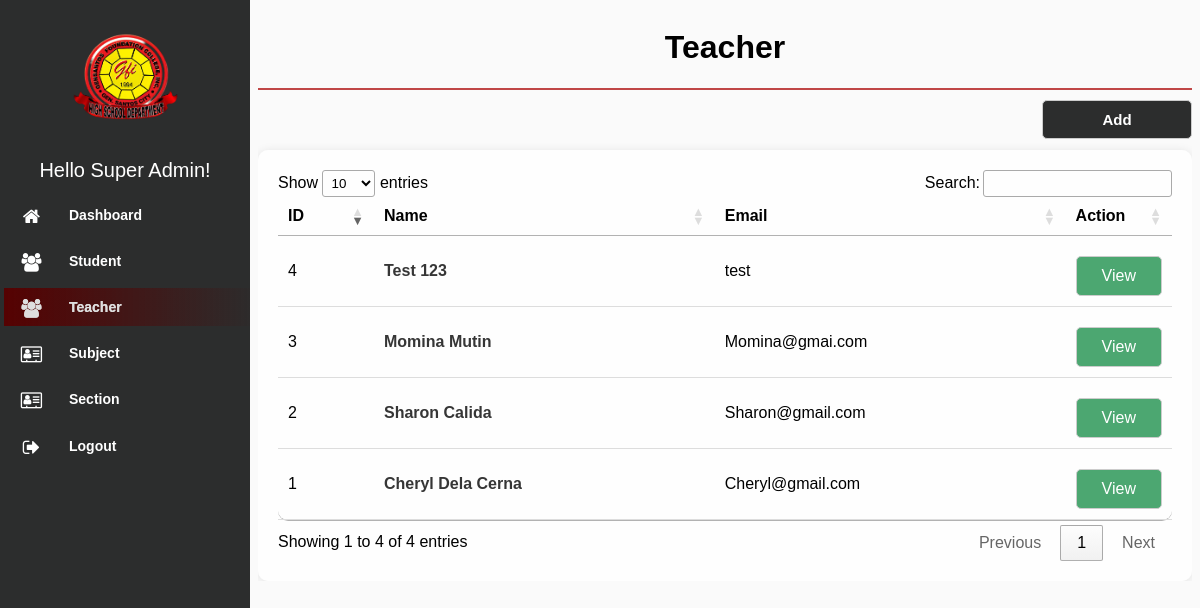
The app's page /modules/Teacher/index.php (signed in), older data.
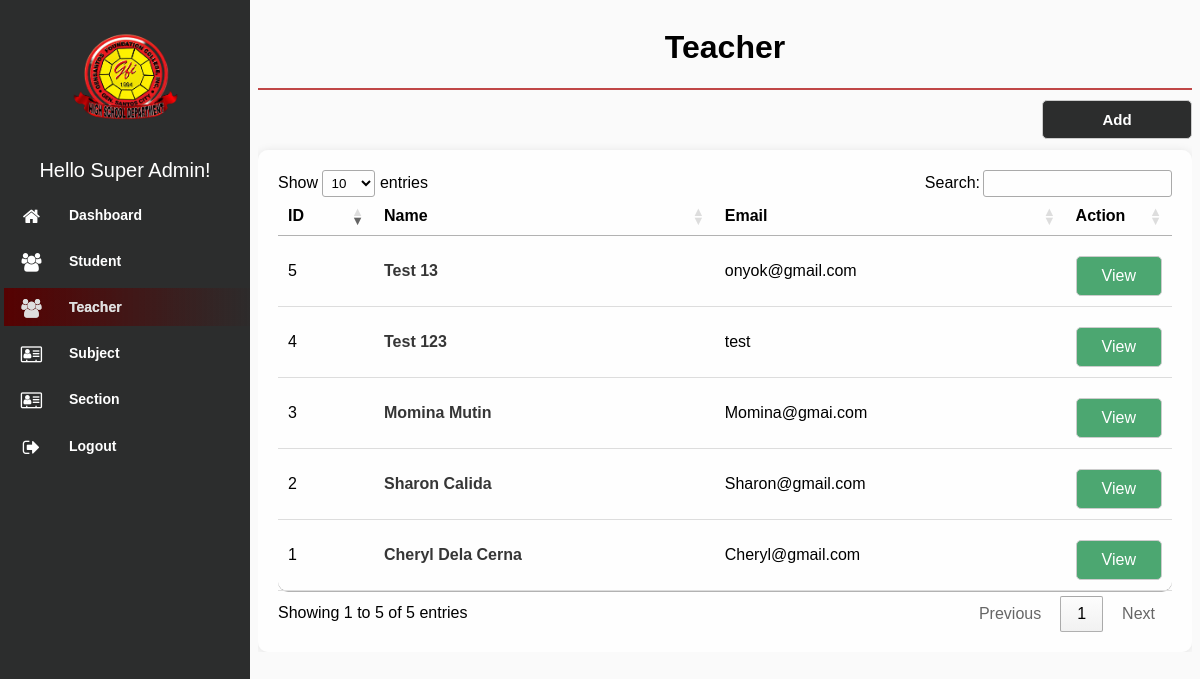
The same page, newer data.
### tables this page shows
CREATE TABLE `teacher` (
  `id` int(100) NOT NULL,
  `first_name` varchar(255) NOT NULL,
  `middle_name` varchar(255) NOT NULL,
  `last_name` varchar(255) NOT NULL,
  `suffix` varchar(255) NOT NULL,
  `extension_name` varchar(100) NOT NULL,
  `email` varchar(255) NOT NULL,
  `gender` varchar(100) NOT NULL,
  `contact_number` varchar(100) NOT NULL,
  `username` varchar(100) NOT NULL,
  `password` varchar(100) NOT NULL,
  `date_created` datetime NOT NULL DEFAULT current_timestamp(),
  `del_status` varchar(255) NOT NULL
);

### modules/Teacher/index.php (the view, shortened to what this page needs)
<!DOCTYPE html>
<html lang="en">
<head>
    <link rel="stylesheet" type="text/css" href="../../assets/css/font-awesome-4.7.0/css/menu.css">
    <link rel="stylesheet" type="text/css" href="../../assets/css/font-awesome-4.7.0/css/style.css">
    <link rel="stylesheet" type="text/css" href="../../assets/css/font-awesome-4.7.0/css/font-awesome.min.css"
        rel="stylesheet">
    <link rel="stylesheet" href="../../assets/css/jquery.dataTables.min.css">
</head>
<body>
    <?php
$page = 'Teacher';
include "../../navbar.php";
include "../../db_conn.php";
 ?>
        <div class="content">
            <div class="header">
                <h1><?php if ($page) {echo $page;} ?></h1>
            </div>
            <div class="search-box">
                <a href="./add.php"><button>Add</button></a>
            </div>
            <div class="table_wrap">
            <table id="example" class="data list">
                <thead>
                    <th style="width: 60px;">ID</th>
                    <th>Name</th>
                    <th>Email</th>
                    <th style="width: 55px;">Action</th>
                </thead>
                <?php
        $squery =  mysqli_query($conn, "SELECT * from teacher Where del_status != 'deleted' ORDER BY id DESC;");
         while ($row = mysqli_fetch_array($squery)) {
        ?>
                <tr class="table-row">
                    <td><?php echo $row['id'] ?></td>
                    <td>
                        <div class="profile">
                        <span class="name"><?php echo $row['first_name'] . " " . $row['last_name'] ?></span>
                        </div>
                    </td>
                    <td><?php echo $row['email'] ?></td>
                    <td>
                        <a class="view" href="edit.php?id=<?php echo $row['id'] ?>">
                        View
                        </a>
                    </td>
                </tr>
                <?php }?>
            </table>
            </div>
    </div>
</body>
</html>

Row changes from the older to the newer data that the page shows:
added teacher: id "5", first_name "Test", last_name "13", email "onyok@gmail.com"
Text that changed along with them:
text written by a page script: "Show entries Search: Showing 1 to 4 of 4 entries Previous 1 Next" → "Show entries Search: Showing 1 to 5 of 5 entries Previous 1 Next"
